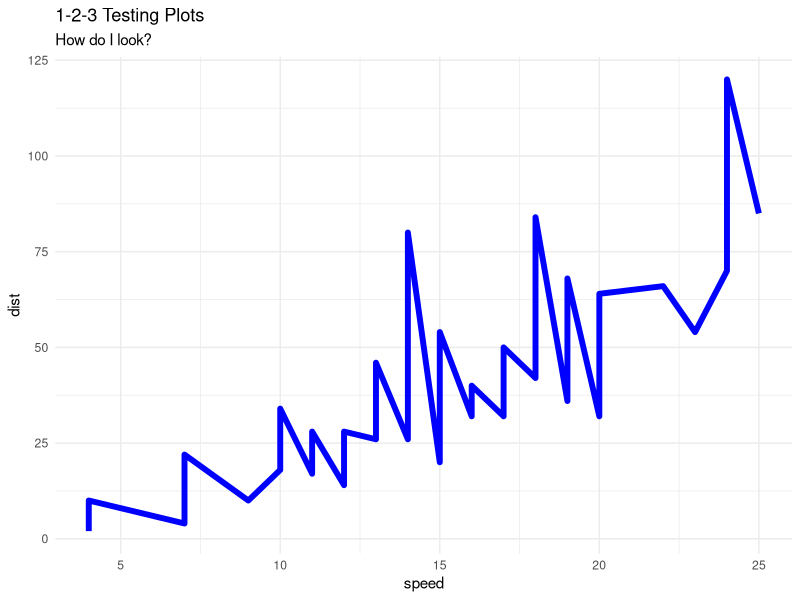

Generate this figure with R:
## ---- chunk 1
print('hello world')
## ---- chunk 2
library(ggplot2)

ggplot2::ggplot(cars) +
  geom_line(aes(speed, dist), color="blue", size=2)+
  theme_minimal()+
  labs(title="1-2-3 Testing Plots",
       subtitle = "How do I look?")
